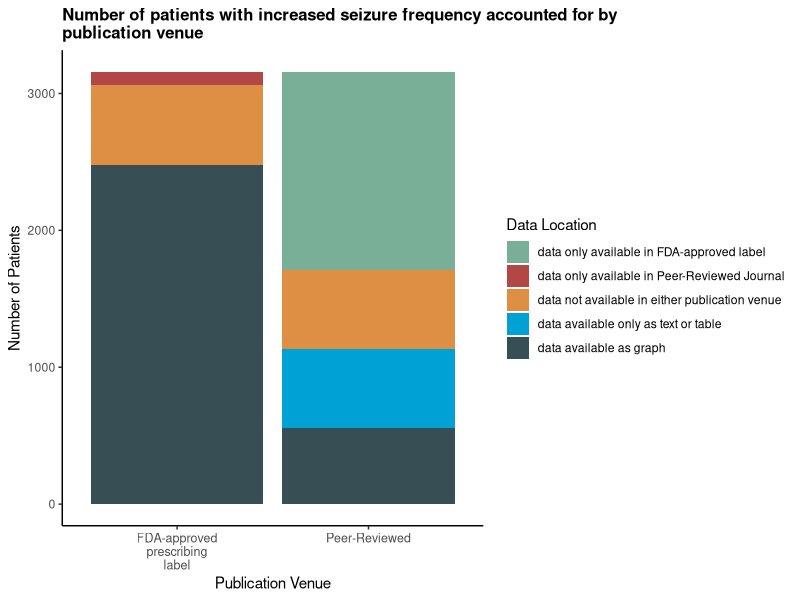
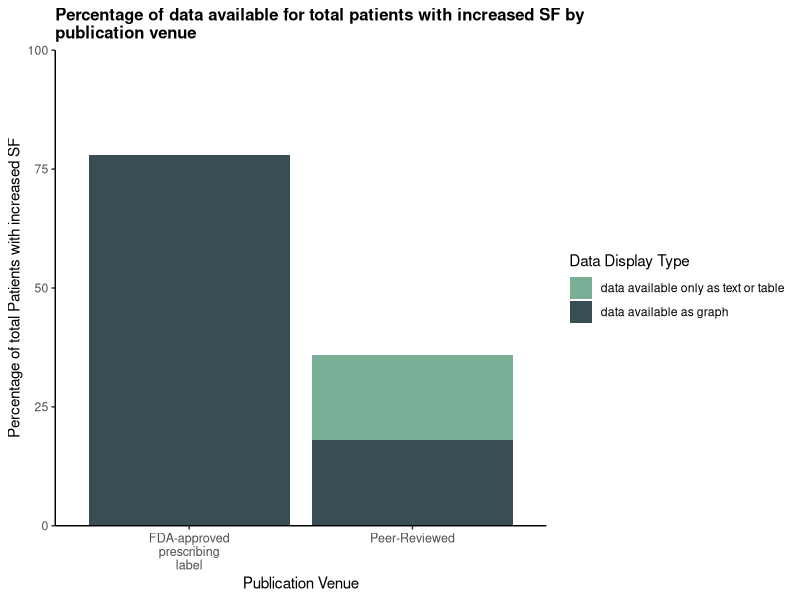
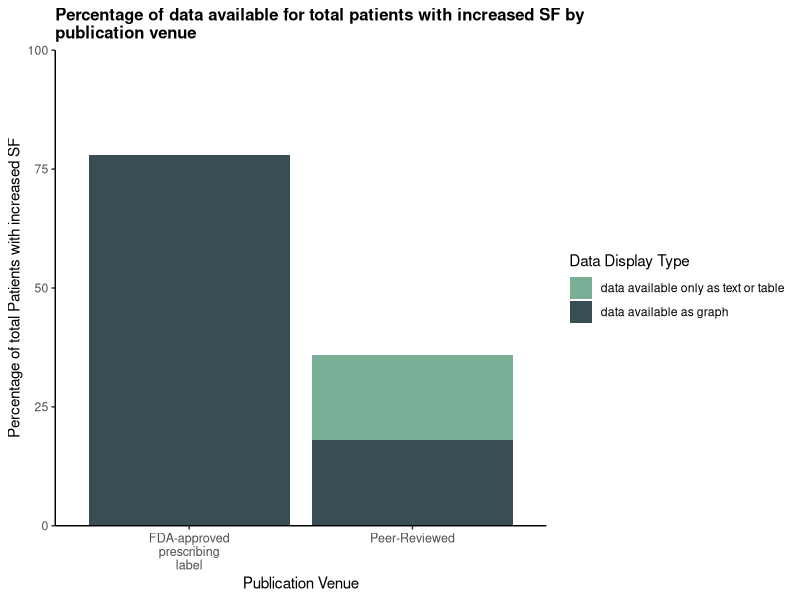

Write R code to recreate these figures, in order.
##Percentage of patients with increased seizure frequency. Data available by publication venue 
#Packages
library(tidyverse)
library(ggsci)
library(svglite)
library(patchwork)

#load in data
pct_increase_data <- read_csv("2024_07_03_percent_of_pts_with_increase.csv")


#First: Obtain an estimate of all the patients with an increase
#Accomplish this by summing up all the estimated patients in the FDA with increase in seizure frequency
#The FDA-approved labels will be used as the reference because the data is available for 77% of the 43 trials
#For missing values among the FDA labels I will use the median among those without missing values

#Calculate the median from FDA labels
#Remove: rufinamide, pregabalin, everolimus, lacosamide study 5, clobazam study 2, and zonisamide study 1 as the data is not present in FDA
median_w_increase_fda_known <- pct_increase_data %>%
  filter(publication_venue == 1) %>%
  filter(drug != "everolimus" & drug != "rufinamide" &
           drug != "pregabalin") %>%
  filter(!(drug == "clobazam" & study_number == 2) & !(drug == "zonisamide" & study_number == 1) &
           !(drug == "lacosamide" & study_number == 5)) %>%
  group_by(asm_placebo_percent_with_increase) %>%
  reframe(median_increase = median(percent_with_worsening),
          min_increase = min(percent_with_worsening),
          max_increase = max(percent_with_worsening)) %>%
  ungroup()

#create medians that can be used as estimates for trials with missing data
median_with_increase_placebo <- median_w_increase_fda_known %>%
  filter(asm_placebo_percent_with_increase == "placebo") %>%
  pull(as.numeric(median_increase)) 

median_with_increase_asm <- median_w_increase_fda_known %>%
  filter(asm_placebo_percent_with_increase == "asm") %>%
  pull(as.numeric(median_increase)) 


#Place estimates back into the data
pct_increase_data <- pct_increase_data %>%
  mutate(percent_with_worsening = case_when(
    publication_venue == 1 & drug == "everolimus" & asm_placebo_percent_with_increase == "placebo" ~ median_with_increase_placebo,
    publication_venue == 1 & drug == "everolimus" & asm_placebo_percent_with_increase == "asm" ~ median_with_increase_asm,
    publication_venue == 1 & drug == "lacosamide" & asm_placebo_percent_with_increase == "placebo" & study_number == 5 ~ median_with_increase_placebo,
    publication_venue == 1 & drug == "lacosamide" & asm_placebo_percent_with_increase == "asm" & study_number == 5 ~ median_with_increase_asm,
    publication_venue == 1 & drug == "clobazam" & asm_placebo_percent_with_increase == "asm" & study_number == 2 ~ median_with_increase_asm,
    publication_venue == 1 & drug == "zonisamide" & asm_placebo_percent_with_increase == "placebo" & study_number == 1 ~ median_with_increase_placebo,
    publication_venue == 1 & drug == "zonisamide" & asm_placebo_percent_with_increase == "asm" & study_number == 1 ~ median_with_increase_asm,
    publication_venue == 1 & drug == "pregabalin" & asm_placebo_percent_with_increase == "placebo" ~ median_with_increase_placebo,
    publication_venue == 1 & drug == "pregabalin" & asm_placebo_percent_with_increase == "asm" ~ median_with_increase_asm,
    publication_venue == 1 & drug == "rufinamide" & asm_placebo_percent_with_increase == "placebo" ~ median_with_increase_placebo,
    publication_venue == 1 & drug == "rufinamide" & asm_placebo_percent_with_increase == "asm" ~ median_with_increase_asm,
    TRUE ~ percent_with_worsening))%>%
  mutate(n_with_worsening = round(N*percent_with_worsening,0)) 

##total with increase 
sum_total <- pct_increase_data %>%
  group_by(publication_venue, asm_placebo_percent_with_increase) %>%
  reframe(num_patient_with_increase = sum(n_with_worsening),
          num_patient_total = sum(N))%>%
  ungroup()

#not accounted for in peer-review
peer_review_missing_data <- sum_total %>%
  group_by(asm_placebo_percent_with_increase) %>%
  reframe(missing_pts_w_increase_peer_review = abs(diff(num_patient_with_increase)),
          missing_pts_total_peer_review = abs(diff(num_patient_total)))%>% #total patients are not "missing". The data set only includes studies that had data for increased SF
  ungroup()


#create rows to represent all the patients without data within peer-reviewed journals
rows_to_add <- tibble(
  publication = c("remaining asm patients","remaining placebo patients"),
  publication_venue = c(2,2),
  study_number = c(1,1),
  drug = c("asm", "asm"),
  dose = c( "dose 1", "placebo"),
  dose_non_descript = c("dose 1", "placebo"),
  N = peer_review_missing_data$missing_pts_total_peer_review,
  percent_with_worsening = c(NA, NA),
  graph_worse = c(0,0),
  text_worse = c(0,0),
  table_worse = c(0,0),
  n_with_worsening = peer_review_missing_data$missing_pts_w_increase_peer_review,
  scaled_percentage_with_worsening = c(NA, NA),
  asm_placebo_percent_with_increase = c("asm", "placebo"),
  graph_worse_binary = c(0,0)
) %>%
  mutate(percent_with_worsening = round(as.numeric(n_with_worsening)/as.numeric(N), 2),
         scaled_percentage_with_worsening = as.numeric(percent_with_worsening*100))
#the reason the percent increase is elevated for the remaining patients is because even when they account for worsening they usually only account for > 25 or > 50% increase

#add the missing from peer review so the total numbers will be equivalent between venue
pct_increase_data <- pct_increase_data %>%
  rbind(rows_to_add)

#everolimus, lacosamide study 5 and clobazam study 2 are trials drug with information in the peer review that is not accounted for in the fda literature. so it will be the verified missing patients in the fda
#since the peer review has a graph that spans 0 i have to make an assumption based on the median number of increase before of how many people are below 0. then I subtract out the patients that are 25% and over which are shown in the peer review
everolimus_lacosamide_clobazam_peer_only <- pct_increase_data %>%
  filter((drug == "lacosamide" & study_number == 5)| 
           (drug == "everolimus" & study_number == 1) |
           (drug == "clobazam" & study_number == 2)) %>%
  group_by(publication_venue, asm_placebo_percent_with_increase) %>%
  reframe(number_patients_with_increase = sum(n_with_worsening)) %>% #Numbers in FDA rows is the estimated number. Numbers in peer-review give how many are accounted for in peer-review
  ungroup() %>%
  mutate(publication_venue = ifelse(
    publication_venue == 1, "fda", "peer_review"
  )) %>%
  pivot_wider(names_from = publication_venue,
              values_from = number_patients_with_increase) %>%
  mutate(missing_assumed = fda - peer_review, #not accounted for in peer-review
         missing_verified = peer_review) %>% #accounted for in peer-review
  pivot_longer(
    cols = starts_with("missing_"),
    names_to = "missing",
    values_to = "number_of_patients"
  ) %>%
  unite("treatment_and_data_capture", c(asm_placebo_percent_with_increase, missing), sep = "_")%>%
  select(treatment_and_data_capture, number_of_patients)%>%
  mutate(publication_venue = "fda") 

#The studies without information in either are all rufinamide and pregabalin, and zonisamide 1
no_data_in_either_venue <- pct_increase_data %>%
  filter(publication_venue == 1) %>%
  filter(drug == "rufinamide" | drug == "pregabalin" | 
           (drug == "zonisamide" & study_number == 1)) %>%
  group_by(asm_placebo_percent_with_increase) %>%
  reframe(number_of_patients = sum(n_with_worsening))%>%
  ungroup() %>%
  mutate(asm_placebo_percent_with_increase = ifelse(
    asm_placebo_percent_with_increase == "placebo","placebo_missing_assumed", "asm_missing_assumed"),
    treatment_and_data_capture = asm_placebo_percent_with_increase, 
    publication_venue = "fda")%>%
  select(-asm_placebo_percent_with_increase)%>%
  select(treatment_and_data_capture, publication_venue, number_of_patients)

###patients assumed and verified missing by FDA
FDA_missing_data <- no_data_in_either_venue %>%
  rbind(everolimus_lacosamide_clobazam_peer_only)%>%
  group_by(treatment_and_data_capture, publication_venue)%>%
  reframe(number_of_patients = sum(number_of_patients)) %>%
  ungroup()

###
FDA_present <- pct_increase_data %>%
  filter(publication_venue == 1) %>%
  filter(drug != "rufinamide" & drug != "pregabalin" & drug != "everolimus" &
           !(drug == "lacosamide" & study_number == 5) &
           !(drug == "clobazam" & study_number == 2) &
           !(drug == "zonisamide" & study_number == 1)) %>%
  group_by(asm_placebo_percent_with_increase) %>%
  reframe(number_of_patients = sum(n_with_worsening))%>%
  ungroup() %>%
  mutate(treatment_and_data_capture = asm_placebo_percent_with_increase,
         treatment_and_data_capture = 
           ifelse(treatment_and_data_capture == "placebo","placebo_data_present", "asm_data_present"),
         publication_venue = "fda")%>%
  select(-asm_placebo_percent_with_increase)

#combining missing and present data
FDA_missing_and_present_data <- FDA_missing_data %>%
  rbind(FDA_present) %>%
  mutate(
    asm_placebo = case_when(
      treatment_and_data_capture == "placebo_data_present" | 
        treatment_and_data_capture == "placebo_missing_assumed" |
        treatment_and_data_capture == "placebo_missing_verified" ~ "placebo",
      TRUE ~ "asm"
    ),
    missing_present = case_when(
      treatment_and_data_capture == "asm_missing_assumed" ~ "missing_assumed",
      treatment_and_data_capture == "asm_missing_verified" ~ "missing_verified",
      treatment_and_data_capture == "asm_data_present" ~ "data_present",
      treatment_and_data_capture == "placebo_missing_assumed" ~ "missing_assumed",
      treatment_and_data_capture == "placebo_missing_verified" ~ "missing_verified",
      TRUE ~ "data_present"
    ),
    missing_present = factor(missing_present, levels = c("missing_verified", "missing_assumed", "data_present"))
  )

missing_assumed <- FDA_missing_and_present_data %>%
  filter(missing_present == "missing_assumed") %>%
  reframe(number_of_patients = sum(number_of_patients)) %>%
  ungroup() %>%
  pull(as.numeric(number_of_patients))
  
missing_verified_fda <- FDA_missing_and_present_data %>%
  filter(missing_present == "missing_verified") %>%
  reframe(number_of_patients = sum(number_of_patients)) %>%
  ungroup() %>%
  pull(as.numeric(number_of_patients))

present_fda <- FDA_missing_and_present_data %>%
  filter(missing_present == "data_present") %>%
  reframe(number_of_patients = sum(number_of_patients)) %>%
  ungroup() %>%
  pull(as.numeric(number_of_patients))

#now separate out peer-reviewed
peer_review_graph_text_table <- pct_increase_data %>%
  filter(publication_venue == 2) %>%
  mutate(missing_present = ifelse(publication == "remaining asm patients" | publication == "remaining placebo patients", "missing_total","data_present"),
         graph_table_text = ifelse(graph_worse_binary == 1 | table_worse == 1 | table_worse == 2 | text_worse == 1| text_worse == 2, 1,0)) %>%
  group_by(missing_present, graph_worse_binary) %>%
  reframe(number_of_patients = sum(n_with_worsening)) %>%
  ungroup() 

peer_review_graph_text_table_total <- peer_review_graph_text_table %>%
  filter(missing_present == "data_present") %>%
  reframe(number_of_patients = sum(number_of_patients))%>%
  ungroup() %>%
  pull(as.numeric(number_of_patients))

peer_review_text_and_table_only <- as.numeric(peer_review_graph_text_table[1,3])
peer_review_graph_only <- as.numeric(peer_review_graph_text_table[2,3])
peer_reviewed_missing_assumed <- missing_assumed 
peer_review_missing_verified <- as.numeric(peer_review_graph_text_table[3,3]) - peer_reviewed_missing_assumed
  
peer_reviewed_tibble <- 
  tibble(publication_venue = rep("Peer-Reviewed",4),
         missing_present = c("data available as graph", 
                             "data available only as text or table",
                             "data only available in FDA-approved label", 
                             "data not available in either publication venue"),
         number_of_patients = c(peer_review_graph_only, 
                                peer_review_text_and_table_only,
                                peer_review_missing_verified, 
                                peer_reviewed_missing_assumed)
  )

fda_tibble <- 
  tibble(publication_venue = rep("FDA-approved prescribing label",3),
         missing_present = c("data available as graph",
                             "data only available in Peer-Reviewed Journal", 
                             "data not available in either publication venue"),
         number_of_patients = c(present_fda, 
                                missing_verified_fda, 
                                missing_assumed)
  )



fda_peer_tibble <- fda_tibble %>%
  rbind(peer_reviewed_tibble) %>%
  mutate(missing_present = factor(missing_present, levels = c("data only available in FDA-approved label",
                                                              "data only available in Peer-Reviewed Journal",
                                                              "data not available in either publication venue",
                                                              "data available only as text or table",
                                                              "data available as graph")),
         publication_venue = factor(publication_venue, levels = c("FDA-approved prescribing label",
                                                                  "Peer-Reviewed")))

jama_color_reordered <- c("#79AF97FF", "#B24745FF", "#DF8F44FF","#00A1D5FF", "#374E55FF","#6A6599FF")

ggplot(fda_peer_tibble, aes(x = publication_venue, y = number_of_patients, 
                                                                          fill = missing_present))+
  geom_col()+
  scale_fill_manual(values = jama_color_reordered) +
  labs(title = str_wrap("Number of patients with increased seizure frequency accounted for by publication venue",
                        width = 75),
       x = "Publication Venue",
       y = "Number of Patients",
       fill = "Data Location")+
  scale_x_discrete(labels = function(x) str_wrap(x, width = 12))+
  theme_classic()+
  theme(
    plot.title = element_text(size = 12, face = "bold"),
    plot.caption = element_text(size = 10, hjust = 0),
    axis.text.x = element_text(size = 9)  # Rotate x-axis text for better readability
  )


#manipulate the table to show percentages 
percentage_graph <- fda_peer_tibble %>%
  filter(missing_present == "data available as graph" | missing_present == "data available only as text or table")

# Calculate total patients with increased seizure frequency
total_patients <- sum(fda_tibble %>%
                            pull(as.numeric(number_of_patients)))

percentage_graph <- percentage_graph %>%
  mutate(percentage_of_total_patients = round(number_of_patients/total_patients, 2)*100)


jama_color_reordered_2 <- c("#79AF97FF", "#374E55FF", "#DF8F44FF", "#6A6599FF","#00A1D5FF", "#B24745FF")

# Create the stacked bar graph
percentage_graph_plot <- ggplot(percentage_graph, aes(x = publication_venue, y = percentage_of_total_patients, fill = missing_present)) +
  geom_bar(stat = "identity") +
  scale_fill_manual(values = jama_color_reordered_2) +
  labs(title = str_wrap("Percentage of data available for total patients with increased SF by publication venue",
                        width = 75),
       x = "Publication Venue",
       y = "Percentage of total Patients with increased SF",
       fill = "Data Display Type")+
  scale_x_discrete(labels = function(x) str_wrap(x, width = 12))+
  theme_classic()+
  theme(
    plot.title = element_text(size = 12, face = "bold"),
    plot.caption = element_text(size = 10, hjust = 0),
    axis.text.x = element_text(size = 9) 
  )+
  scale_y_continuous(limits = c(0, 100), expand = c(0,0))


ggsave("2024_07_05_percentage_graph.png", plot = percentage_graph_plot, width = 8, height = 6, dpi = 1800)


# save as an SVG file
ggsave(filename = "2024_07_05_percentage_graph.svg", plot = percentage_graph_plot, width = 8, height = 6, unit = "in")
